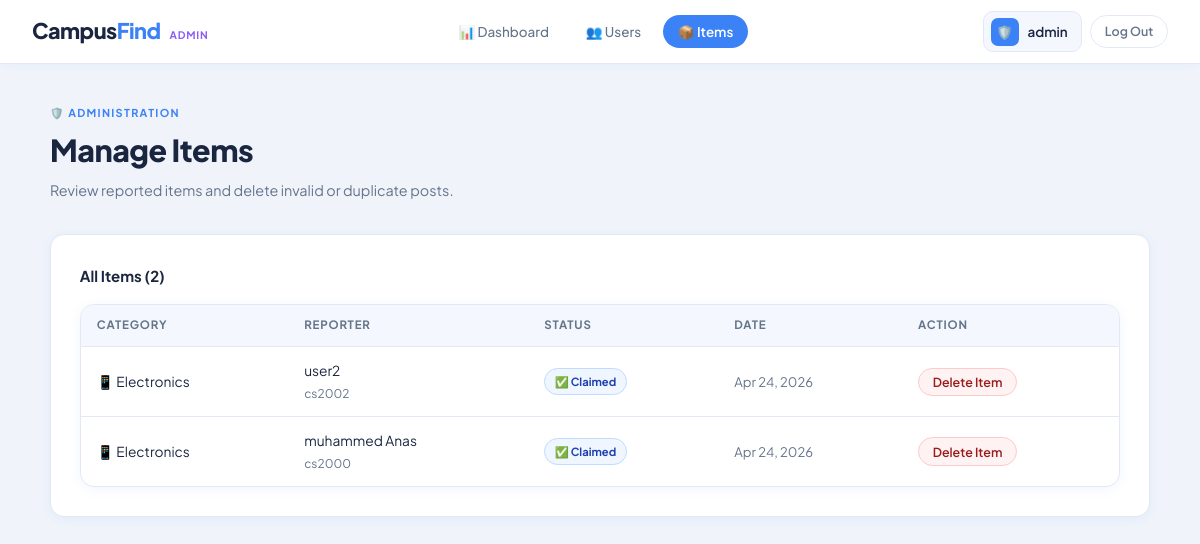
/admin/items.php (signed in), run on the app's committed database.
### tables this page shows
CREATE TABLE `items` (
  `id` int(11) NOT NULL,
  `category` varchar(50) NOT NULL,
  `status` enum('lost','claimed','found') DEFAULT 'lost',
  `reported_by` int(11) NOT NULL,
  `claimed_by` int(11) DEFAULT NULL,
  `claim_pending` int(11) DEFAULT NULL,
  `created_at` datetime DEFAULT current_timestamp(),
  `updated_at` datetime DEFAULT current_timestamp() ON UPDATE current_timestamp()
);

CREATE TABLE `users` (
  `id` int(11) NOT NULL,
  `name` varchar(100) NOT NULL,
  `email` varchar(100) NOT NULL,
  `phone` varchar(20) NOT NULL,
  `roll_number` varchar(20) NOT NULL,
  `department` varchar(50) NOT NULL,
  `password` varchar(255) NOT NULL,
  `joined_at` datetime DEFAULT current_timestamp()
);

### config/db.php (called while the page is built, shortened)
<?php
function getCategoryEmoji($cat) {
    $map = [
        'Electronics'     => '📱',
        'Stationery'      => '✏️',
        'Clothing'        => '👕',
        'Accessories'     => '💍',
        'ID / Documents'  => '🪪',
        'Books'           => '📚',
        'Keys'            => '🔑',
        'Bags'            => '👜',
        'Sports Equipment'=> '⚽',
        'Wallet / Purse'  => '👛',
        'Water Bottle'    => '🍶',
        'Other'           => '📦',
    ];
    return $map[$cat] ?? '📦';
}
?>

### admin/items.php (the view, shortened to what this page needs)
<?php
require_once __DIR__ . '/../config/db.php';
$items = $pdo->query('
    SELECT i.*, u.name AS reporter_name, u.roll_number
    FROM items i
    JOIN users u ON i.reported_by = u.id
    ORDER BY i.created_at DESC
')->fetchAll();
?>
<!DOCTYPE html>
<html lang="en">
<head>
  <link rel="stylesheet" href="/campusfind/assets/css/style.css"/>
</head>
<body>
<nav class="nav">
  <a href="/campusfind/admin/dashboard.php" class="nav-logo">Campus<span>Find</span> <span style="font-size:.65rem;font-weight:700;text-transform:uppercase;letter-spacing:.08em;color:var(--purple);margin-left:.35rem">Admin</span></a>
  <div class="nav-links">
    <a href="/campusfind/admin/dashboard.php" class="nav-link">📊 Dashboard</a>
    <a href="/campusfind/admin/users.php" class="nav-link">👥 Users</a>
    <a href="/campusfind/admin/items.php" class="nav-link active">📦 Items</a>
  </div>
  <div class="flex gap-sm" style="align-items:center">
    <div class="nav-user">
      <div class="nav-avatar">🛡️</div>
      <span style="font-weight:600;font-size:.84rem"><?= htmlspecialchars($_SESSION['admin_name'] ?? 'admin') ?></span>
    </div>
    <a href="/campusfind/admin/logout.php" class="btn btn-ghost btn-sm">Log Out</a>
  </div>
</nav>
<div class="container page-wrap">
  <div class="page-hdr">
    <div class="page-tag">🛡️ Administration</div>
    <h1>Manage Items</h1>
    <p>Review reported items and delete invalid or duplicate posts.</p>
  </div>
  <div class="card">
    <div style="font-weight:700;margin-bottom:1rem">All Items (<?= count($items) ?>)</div>
    <div class="table-wrap">
      <table class="table">
        <thead>
          <tr>
            <th>Category</th>
            <th>Reporter</th>
            <th>Status</th>
            <th>Date</th>
            <th>Action</th>
          </tr>
        </thead>
        <tbody>
          <?php foreach ($items as $it): ?>
            <tr>
              <td><?= getCategoryEmoji($it['category']) ?> <?= htmlspecialchars($it['category']) ?></td>
              <td>
                <?= htmlspecialchars($it['reporter_name']) ?><br/>
                <span style="font-size:.75rem;color:var(--muted)"><?= htmlspecialchars($it['roll_number']) ?></span>
              </td>
              <td>
                <?php if ($it['status'] === 'lost'): ?>
                  <span class="badge badge-lost">🔴 Lost</span>
                <?php elseif ($it['status'] === 'claimed'): ?>
                  <span class="badge badge-claimed">✅ Claimed</span>
                <?php else: ?>
                  <span class="badge badge-found">🟢 Found</span>
                <?php endif; ?>
              </td>
              <td style="font-size:.82rem;color:var(--muted)"><?= date('M j, Y', strtotime($it['created_at'])) ?></td>
              <td>
                <form method="POST" onsubmit="return confirm('Delete this item permanently?');">
                  <button type="submit" class="btn btn-red btn-sm">Delete Item</button>
                </form>
              </td>
            </tr>
          <?php endforeach; ?>
        </tbody>
      </table>
    </div>
  </div>
</div>
</body>
</html>

### assets/css/style.css (style rules this page uses)
:root { --bg: #F0F4FA; --surface: #FFFFFF; --surface2: #F4F7FD; --accent: #3B82F6; --accent2: #2563EB; --text: #1A2540; --muted: #64748B; --border: #E2E8F4; --green: #22C55E; --red: #EF4444; --yellow: #F59E0B; --purple: #8B5CF6; --shadow: 0 2px 12px rgba(59,130,246,0.08); --shadow-md:0 4px 24px rgba(59,130,246,0.12); --radius: 14px; }
*, *::before, *::after { box-sizing: border-box; margin: 0; padding: 0; }
body { font-family: 'Plus Jakarta Sans', sans-serif; background: var(--bg); color: var(--text); min-height: 100vh; font-size: 15px; line-height: 1.6; }
a { color: var(--accent); text-decoration: none; transition: color .2s; }
.nav { background: rgba(255,255,255,.96); backdrop-filter: blur(16px); border-bottom: 1px solid var(--border); box-shadow: 0 1px 8px rgba(59,130,246,.06); position: sticky; top: 0; z-index: 100; height: 64px; display: flex; align-items: center; justify-content: space-between; padding: 0 2rem; }
.nav-logo { font-weight: 800; font-size: 1.35rem; color: var(--text); letter-spacing: -.5px; }
.nav-logo span { color: var(--accent); }
.nav-links { display: flex; align-items: center; gap: .5rem; }
.nav-link { padding: .38rem .9rem; border-radius: 999px; font-size: .84rem; font-weight: 500; color: var(--muted); transition: all .2s; }
.nav-link.active { background: var(--accent); color: #fff; font-weight: 600; }
.nav-user { display: flex; align-items: center; gap: .55rem; background: var(--surface2); border: 1px solid var(--border); border-radius: 10px; padding: .32rem .85rem .32rem .4rem; font-size: .84rem; }
.nav-avatar { width: 28px; height: 28px; border-radius: 7px; background: var(--accent); color: #fff; font-weight: 700; font-size: .82rem; display: flex; align-items: center; justify-content: center; }
.container { max-width: 1100px; margin: 0 auto; padding: 0 1.5rem; }
.page-wrap { padding: 2.5rem 0; }
.page-hdr { margin-bottom: 2rem; }
.page-tag { font-size: .68rem; font-weight: 700; text-transform: uppercase; letter-spacing: .12em; color: var(--accent); margin-bottom: .3rem; }
.page-hdr h1 { font-size: 1.9rem; font-weight: 800; color: var(--text); letter-spacing: -.5px; margin-bottom: .25rem; }
.page-hdr p { color: var(--muted); font-size: .9rem; }
.card { background: var(--surface); border: 1.5px solid var(--border); border-radius: var(--radius); box-shadow: var(--shadow); padding: 1.8rem; }
.btn { display: inline-flex; align-items: center; justify-content: center; gap: .4rem; padding: .62rem 1.4rem; border-radius: 999px; font-family: 'Plus Jakarta Sans', sans-serif; font-size: .88rem; font-weight: 600; cursor: pointer; border: none; transition: all .2s; white-space: nowrap; }
.btn-red { background: #FEF2F2; color: #991B1B; border: 1.5px solid #FECACA; }
.btn-ghost { background: none; border: 1.5px solid var(--border); color: var(--muted); }
.btn-sm { padding: .32rem .85rem; font-size: .78rem; }
.badge { display: inline-flex; align-items: center; gap: .22rem; padding: .2rem .6rem; border-radius: 999px; font-size: .7rem; font-weight: 700; }
.badge-claimed { background: #EFF6FF; color: #1E40AF; border: 1px solid #BFDBFE; }
.table-wrap { background: var(--surface); border: 1.5px solid var(--border); border-radius: var(--radius); overflow: hidden; box-shadow: var(--shadow); }
.table { width: 100%; border-collapse: collapse; }
.table thead { background: var(--surface2); }
.table th { padding: .72rem 1rem; font-size: .72rem; font-weight: 700; text-transform: uppercase; letter-spacing: .07em; color: var(--muted); text-align: left; border-bottom: 1.5px solid var(--border); }
.table td { padding: .78rem 1rem; font-size: .86rem; border-bottom: 1px solid var(--border); vertical-align: middle; }
.table tr:last-child td { border-bottom: none; }
.flex { display: flex; }
.gap-sm { gap: .5rem; }

### data on the page
items: category "📱", category "Electronics", reported_by.name "user2", reported_by.roll_number "cs2002", status "✅ Claimed", created_at "Apr 24, 2026"
items: category "📱", category "Electronics", reported_by.name "muhammed Anas", reported_by.roll_number "cs2000", status "✅ Claimed", created_at "Apr 24, 2026"

### other printed values
$_SESSION['admin_name'] "admin"
count($items) "2"
